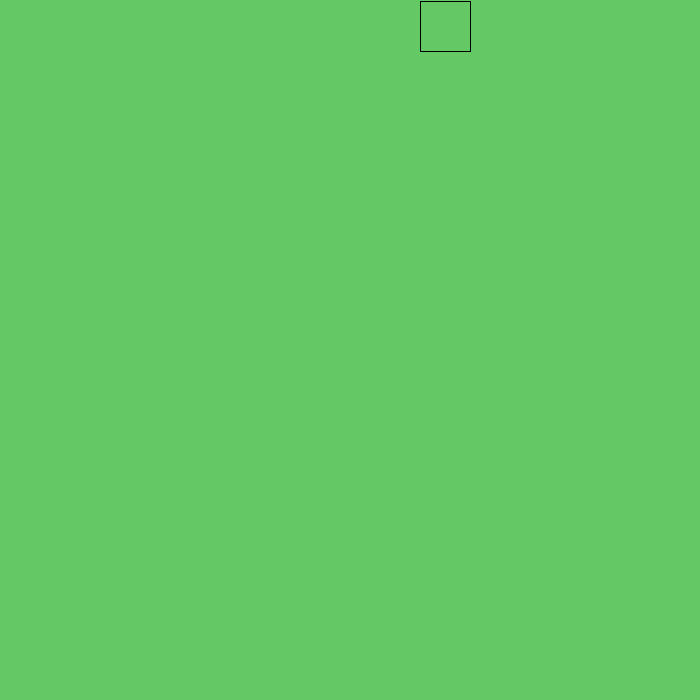
Frame 1 (no input)
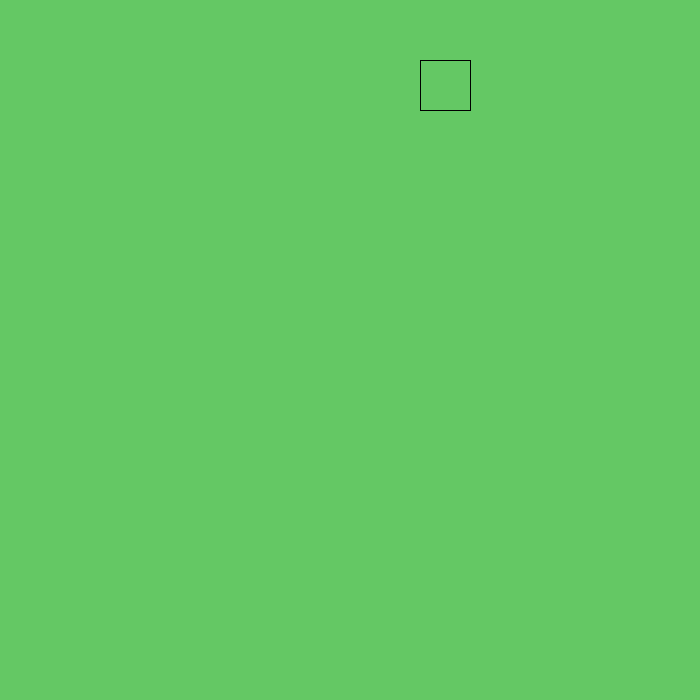
Frame 60 (the mouse pressed at the canvas centre just before this capture)
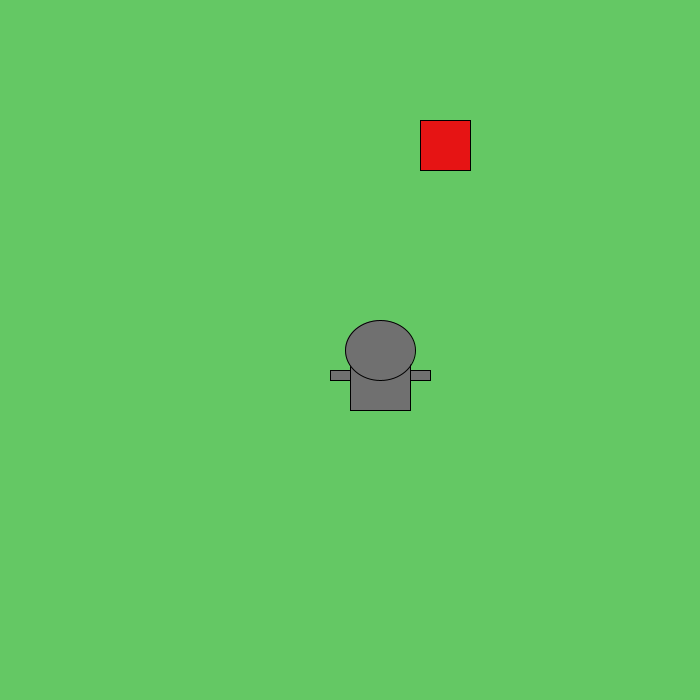
Frame 120 (the mouse held since frame 60 and released just before this capture)

The Processing sketch that drew these frames (run headless with seeded random() and noise(); from frame 60 on, the mouse is pressed at the canvas centre):

// Processing sketch: processing_145464
// ── processing_145464.pde

//Brady desGarennes - P.4 
float x;
float y;
int ygrow;

void setup ()
{
size (700,700);
frameRate (1000);
loop();


x = random(0,650);
}

void draw ()
{
//  noStroke();
background (100,200,100);
 ygrow = 50;
 y = y+1;
fill(100,200,100);
rect (x, y,50,50);


if (mousePressed)
{
  //stroke(255);
  pushMatrix();
  fill(#707070);
  rect(mouseX,mouseY,60,60);
  ellipse(mouseX+30,mouseY,70,60);
  rect(mouseX-20,mouseY+20,20,10);
  rect(mouseX+60,mouseY+20,20,10);
  popMatrix();
  fill(230,20,20);
  rect (x, y,50,50);
 }


    
  }
